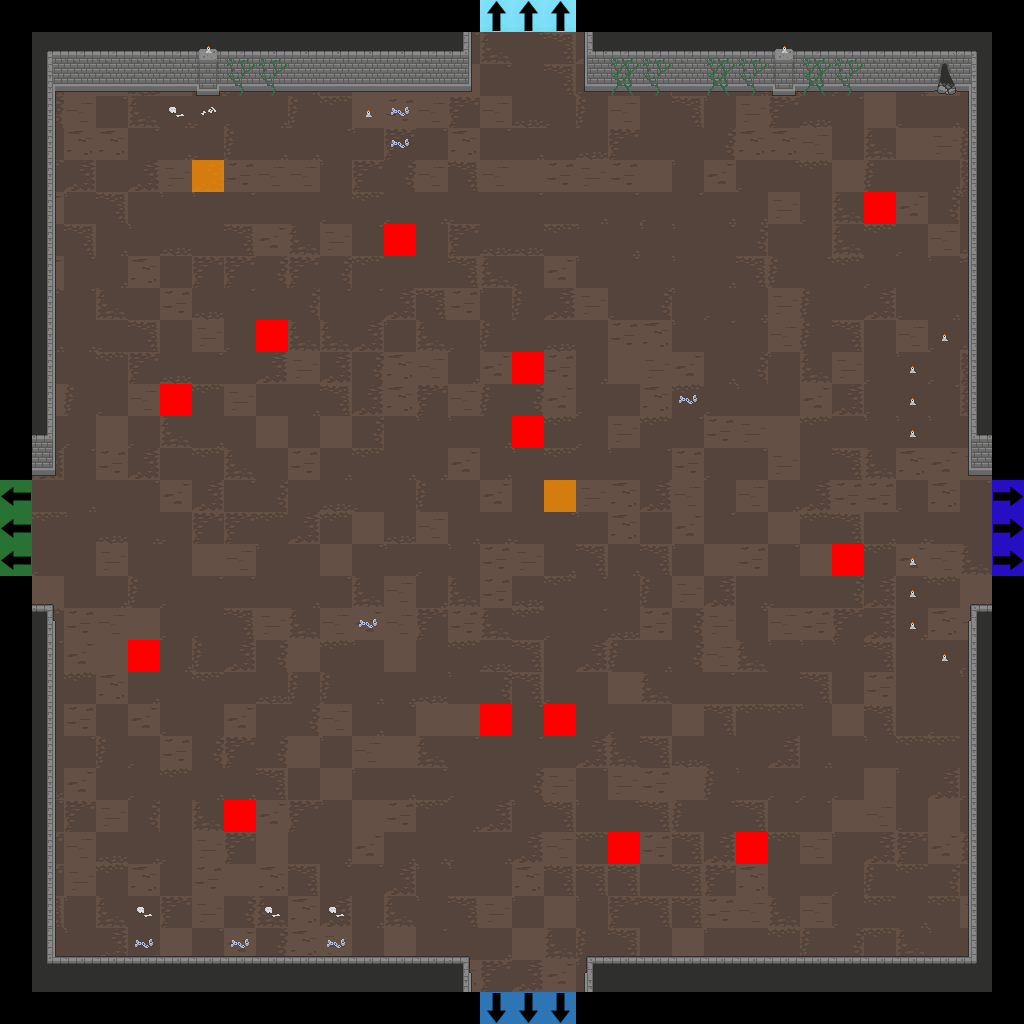

This is a level from a 2D game, rendered from its Tiled map with the project's own tilesets. A one-line summary and the map file follow, with tile-layer data summarised:
An orthogonal 32x32 tile map with 32x32 px tiles, 7 tile layers (Floor, Walls, Doors, Pillars, ...), 2 tilesets.

<map version="1.2" tiledversion="2019.04.18" orientation="orthogonal" renderorder="right-down" width="32" height="32" tilewidth="32" tileheight="32" infinite="0" nextlayerid="22" nextobjectid="1">
 <tileset firstgid="1" source="Dungeon_Tileset_2.tsx" />
 <tileset firstgid="321" source="flags.tsx" />
 <layer id="15" name="Floor" width="32" height="32">
  <data>[1024 cells, 900 non-empty, 25 distinct tile ids]</data>
 </layer>
 <layer id="16" name="Walls" width="32" height="32">
  <data>[1024 cells, 158 non-empty, 33 distinct tile ids]</data>
 </layer>
 <layer id="17" name="Doors" width="32" height="32">
  <data>[1024 cells, 0 non-empty, 0 distinct tile ids]</data>
 </layer>
 <layer id="18" name="Pillars" width="32" height="32">
  <data>[1024 cells, 0 non-empty, 0 distinct tile ids]</data>
 </layer>
 <layer id="19" name="Candles" width="32" height="32">
  <data>[1024 cells, 11 non-empty, 1 distinct tile ids]</data>
 </layer>
 <layer id="20" name="Debris" width="32" height="32">
  <data>[1024 cells, 28 non-empty, 7 distinct tile ids]</data>
 </layer>
 <layer id="21" name="Flags" width="32" height="32">
  <data>[1024 cells, 27 non-empty, 6 distinct tile ids]</data>
 </layer>
</map>
